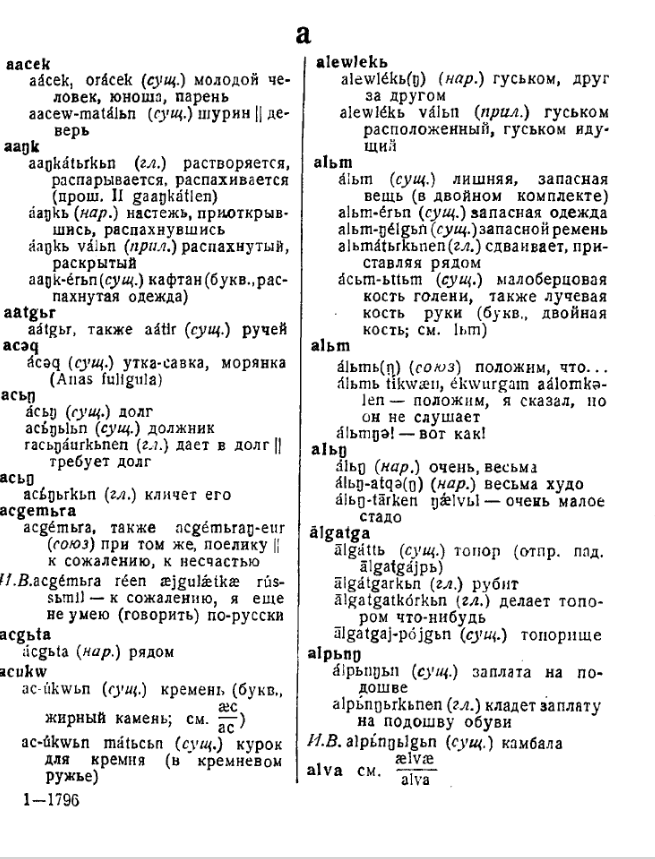
#> input picture preprocessing_outputs/preprocessed_baseline_grayscale.png, 655 x 859 px
$ python preprocess.py --image ../../../preprocessing_outputs/preprocessed_baseline_grayscale.png
#> lines starting #> are read from the running program, lines starting #| are printed output that depends on the picture; after the words box and inside, x2 and y2 are one past the last pixel; in counts of white or black regions, pixels touching at a corner belong together
### src/dictextractor/preprocessing/preprocess.py
"""
DictionaryPreprocessor: composes preprocessing steps with before/after visualization.
Also supports generating individual single-step images for ablation/CER testing.
"""

import cv2
import numpy as np
import matplotlib
matplotlib.use("Agg")
import matplotlib.pyplot as plt
from pathlib import Path
from typing import Dict, Optional

from dictextractor.preprocessing.steps import (
    to_grayscale,
    deskew as _deskew,
    denoise as _denoise,
    contrast_normalization as _contrast,
    sharpen as _sharpen,
)


class DictionaryPreprocessor:
    """Preprocesses dictionary page images with optional step-by-step visualization."""

    def __init__(self, image_path: str, output_dir: str = "preprocessing_outputs"):
#> called with output_dir = 'preprocessing_outputs'
        self.image_path = Path(image_path)
        self.output_dir = Path(output_dir)
        self.output_dir.mkdir(exist_ok=True, parents=True)

        self.original = cv2.imread(str(image_path))
#> self.original is the input picture: shape (859, 655, 3); min 0, max 255, mean 230.7
        if self.original is None:
            raise ValueError(f"Could not load image from {image_path}")

        self.current = self.original.copy()
        self.metadata: Dict = {
            "original_shape": self.original.shape,
            "deskew_angle": None,
        }

    # ------------------------------------------------------------------
    # Visualization
    # ------------------------------------------------------------------

    def visualize_step(
        self,
        step_name: str,
        before: np.ndarray,
        after: np.ndarray,
        save: bool = True,
        show: bool = False,
    ) -> None:
        """Save a side-by-side before/after matplotlib figure for a step."""
#> called with step_name = 'Step 1: Convert to Grayscale', save = True, show = False
        fig, axes = plt.subplots(1, 2, figsize=(20, 10))

        def _to_display(img):
            if len(img.shape) == 3 and img.shape[2] == 3:
                return cv2.cvtColor(img, cv2.COLOR_BGR2RGB)
            return img

        b_disp = _to_display(before)
        a_disp = _to_display(after)

        cmap = "gray" if len(b_disp.shape) == 2 else None
        axes[0].imshow(b_disp, cmap=cmap)
        axes[0].set_title(f"Before: {step_name}", fontsize=14, fontweight="bold")
        axes[0].axis("off")

        cmap = "gray" if len(a_disp.shape) == 2 else None
#> cmap = 'gray'
        axes[1].imshow(a_disp, cmap=cmap)
        axes[1].set_title(f"After: {step_name}", fontsize=14, fontweight="bold")
        axes[1].axis("off")

        plt.tight_layout()

        if save:
            out = self.output_dir / f"{step_name.lower().replace(' ', '_').replace(':', '')}.png"
            plt.savefig(out, dpi=150, bbox_inches="tight")
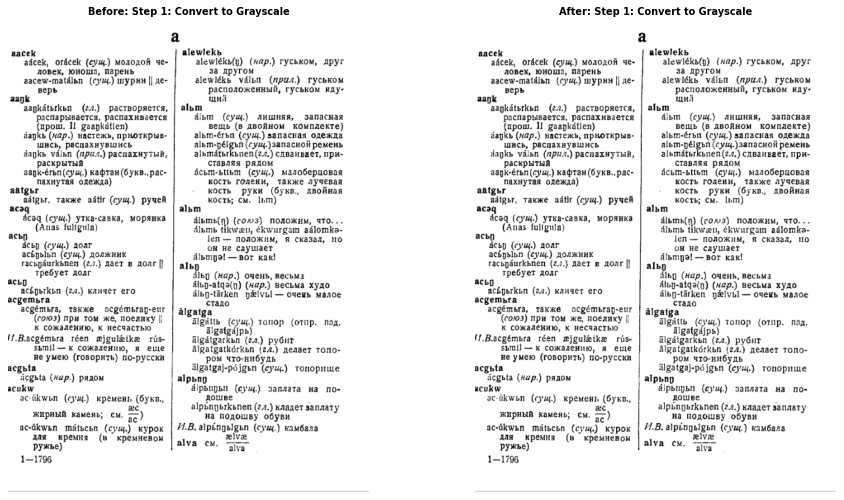
#> figure drawn by matplotlib, 2 panels
            print(f"Saved visualization: {out}")

        if show:
            plt.show()
        else:
            plt.close()

    # ------------------------------------------------------------------
    # Individual steps (update self.current in-place)
    # ------------------------------------------------------------------

    def step1_convert_to_grayscale(self) -> np.ndarray:
        before = self.current.copy()
        self.current = to_grayscale(self.current)
        self.visualize_step("Step 1: Convert to Grayscale", before, self.current)
        return self.current

    def step2_deskew(self, skip_threshold: float = 0.5) -> np.ndarray:
        before = self.current.copy()
        self.current, angle = _deskew(self.current, skip_threshold)
        self.metadata["deskew_angle"] = angle
        if angle != 0.0:
            print(f"Applied rotation correction: {angle:.2f}°")
        else:
            print("Deskew: no significant skew detected, skipped.")
        self.visualize_step("Step 2: Deskew", before, self.current)
        return self.current

    def step3_denoise(self) -> np.ndarray:
        before = self.current.copy()
        self.current = _denoise(self.current)
        self.visualize_step("Step 3: Denoise (Bilateral)", before, self.current)
        return self.current

    def step4_contrast_normalization(self) -> np.ndarray:
        before = self.current.copy()
        self.current = _contrast(self.current)
        self.visualize_step("Step 4: Contrast Normalization (CLAHE)", before, self.current)
        return self.current

    def step5_sharpen(self, amount: float = 0.5) -> np.ndarray:
        before = self.current.copy()
        self.current = _sharpen(self.current, amount)
        self.visualize_step("Step 5: Sharpen (Unsharp Mask)", before, self.current)
        return self.current

    # ------------------------------------------------------------------
    # Pipeline runner
    # ------------------------------------------------------------------

    def run_all_steps(
        self,
        deskew: bool = True,
        deskew_threshold: float = 0.5,
        denoise: bool = True,
        contrast: bool = True,
        sharpen: bool = True,
        sharpen_amount: float = 0.5,
    ) -> np.ndarray:
        """Run all preprocessing steps in sequence with configurable toggles."""
        print(f"\n{'='*60}")
        print(f"Starting preprocessing pipeline for: {self.image_path.name}")
        print(f"{'='*60}\n")

        self.step1_convert_to_grayscale()

        if deskew:
            self.step2_deskew(skip_threshold=deskew_threshold)
        else:
            print("Skipping Step 2: Deskew")

        if denoise:
            self.step3_denoise()
        else:
            print("Skipping Step 3: Denoise")

        if contrast:
            self.step4_contrast_normalization()
        else:
            print("Skipping Step 4: Contrast Normalization")

        if sharpen:
            self.step5_sharpen(amount=sharpen_amount)
        else:
            print("Skipping Step 5: Sharpen")

        self.visualize_step("Final Result: Original vs Preprocessed", self.original, self.current)

        print(f"\n{'='*60}")
        print("Preprocessing complete!")
        if self.metadata.get("deskew_angle"):
            print(f"Deskew angle applied: {self.metadata['deskew_angle']:.2f}°")
        print(f"{'='*60}\n")

        return self.current

    # ------------------------------------------------------------------
    # Save result
    # ------------------------------------------------------------------

    def save_result(self, output_path: Optional[str] = None) -> str:
        """Save the final preprocessed image to disk."""
        if output_path is None:
            out = self.output_dir / f"preprocessed_{self.image_path.name}"
        else:
            out = Path(output_path)
        cv2.imwrite(str(out), self.current)
        print(f"Saved preprocessed image to: {out}")
        return str(out)

    # ------------------------------------------------------------------
    # Ablation / CER testing
    # ------------------------------------------------------------------

    # [72 lines left out: function generate_individual_preprocessed_images, not called in this run]

### src/dictextractor/preprocessing/steps.py
"""
Pure preprocessing step functions.
Each function takes a grayscale numpy array and returns a transformed array.
The pipeline.py module composes these steps.
"""

import cv2
import numpy as np


def to_grayscale(img: np.ndarray) -> np.ndarray:
    """Convert a BGR image to grayscale. Returns unchanged if already grayscale."""
    if len(img.shape) == 3:
        return cv2.cvtColor(img, cv2.COLOR_BGR2GRAY)
    return img


def deskew(img: np.ndarray, skip_threshold: float = 0.5) -> tuple[np.ndarray, float]:
    """
    Deskew the image using Hough line detection.

    Args:
        img: Grayscale image.
        skip_threshold: Do not rotate if detected angle is smaller than this (degrees).

    Returns:
        Tuple of (corrected image, applied angle in degrees). Angle is 0.0 if skipped.
    """
#> called with skip_threshold = 0.5
    gray = img if len(img.shape) == 2 else cv2.cvtColor(img, cv2.COLOR_BGR2GRAY)
    _, binary = cv2.threshold(gray, 0, 255, cv2.THRESH_BINARY_INV + cv2.THRESH_OTSU)
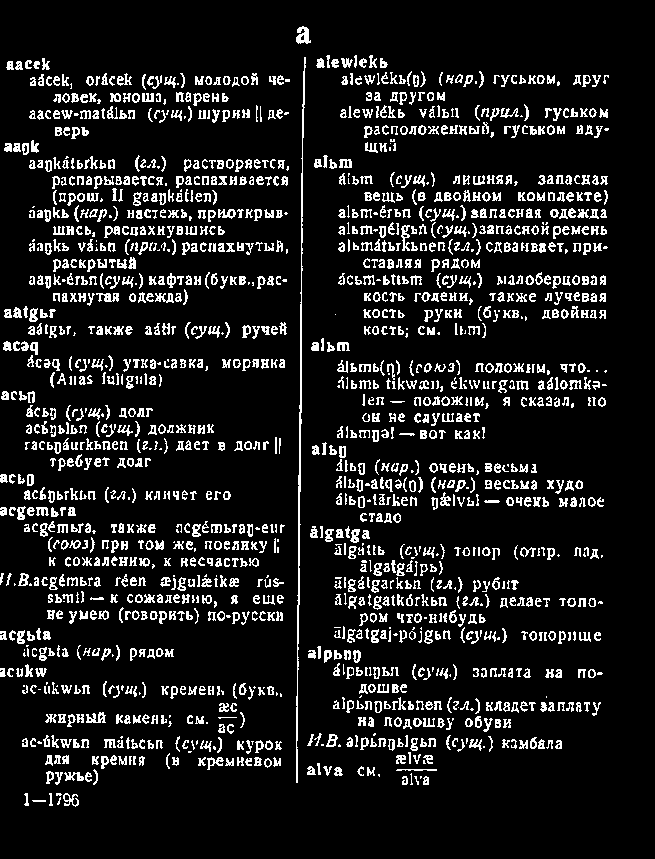
#> binary: shape (859, 655); 11.4% white in thin lines or dots, all inside (x1, y1, x2, y2) = (0, 26, 609, 807)
    edges = cv2.Canny(binary, 50, 150, apertureSize=3)
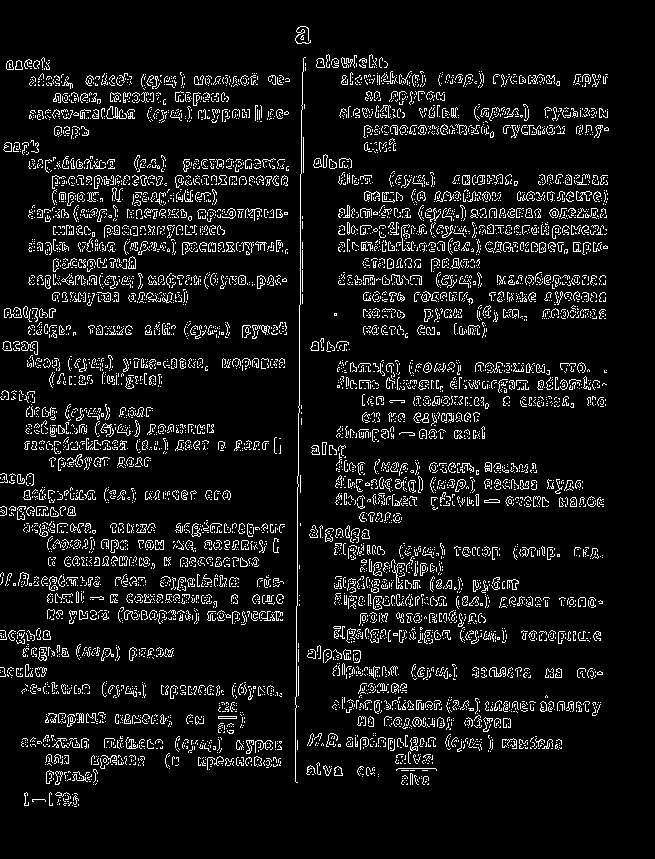
#> edges: shape (859, 655); 7.9% white in thin lines or dots, all inside (x1, y1, x2, y2) = (0, 26, 609, 807)
    lines = cv2.HoughLines(edges, 1, np.pi / 180, 200)
#> lines = [[217, 1.57], [306, 0.0175], [284, 1.57], [242, 1.57]]

    if lines is None:
        return img, 0.0

    angles = []
    for rho, theta in lines[:, 0]:
        angle = (theta * 180 / np.pi) - 90
        if -45 < angle < 45:
            angles.append(angle)
#> this loop made 4 passes
#> (rho, theta, angle) on passes 1 to 4: (217, 1.57, 2.5e-06), (306, 0.0175, -89), (284, 1.57, 2.5e-06), (242, 1.57, 2.5e-06)
#> after the loop, angles = [2.5e-06, 2.5e-06, 2.5e-06]

    if not angles:
        return img, 0.0

    skew_angle = float(np.median(angles))
#> skew_angle = 2.5e-06
#> in step2_deskew, `self.current, angle = _deskew(self.current, skip_threshold)`: angle = 0

    if abs(skew_angle) <= skip_threshold:
        return img, 0.0

    h, w = img.shape[:2]
    center = (w // 2, h // 2)
    M = cv2.getRotationMatrix2D(center, skew_angle, 1.0)
    border_value = 255 if len(img.shape) == 2 else (255, 255, 255)
    rotated = cv2.warpAffine(
        img, M, (w, h),
        flags=cv2.INTER_CUBIC,
        borderMode=cv2.BORDER_CONSTANT,
        borderValue=border_value,
    )
    return rotated, skew_angle


def denoise(img: np.ndarray, d: int = 5, sigma_color: float = 75, sigma_space: float = 75) -> np.ndarray:
    """
    Apply bilateral filter denoising. Preserves edges while reducing noise.

    Args:
        img: Grayscale image.
        d: Pixel neighbourhood diameter.
        sigma_color: Filter sigma in colour space.
        sigma_space: Filter sigma in coordinate space.
    """
#> called with d = 5, sigma_color = 75, sigma_space = 75
    return cv2.bilateralFilter(img, d=d, sigmaColor=sigma_color, sigmaSpace=sigma_space)


def contrast_normalization(img: np.ndarray, clip_limit: float = 2.0, tile_size: int = 8) -> np.ndarray:
    """
    Apply CLAHE (Contrast Limited Adaptive Histogram Equalization).
    Helps with small Cyrillic characters on low-contrast scans.

    Args:
        img: Grayscale image.
        clip_limit: Threshold for contrast limiting.
        tile_size: Grid cell size for histogram equalization.
    """
#> called with clip_limit = 2, tile_size = 8
    clahe = cv2.createCLAHE(clipLimit=clip_limit, tileGridSize=(tile_size, tile_size))
    return clahe.apply(img)
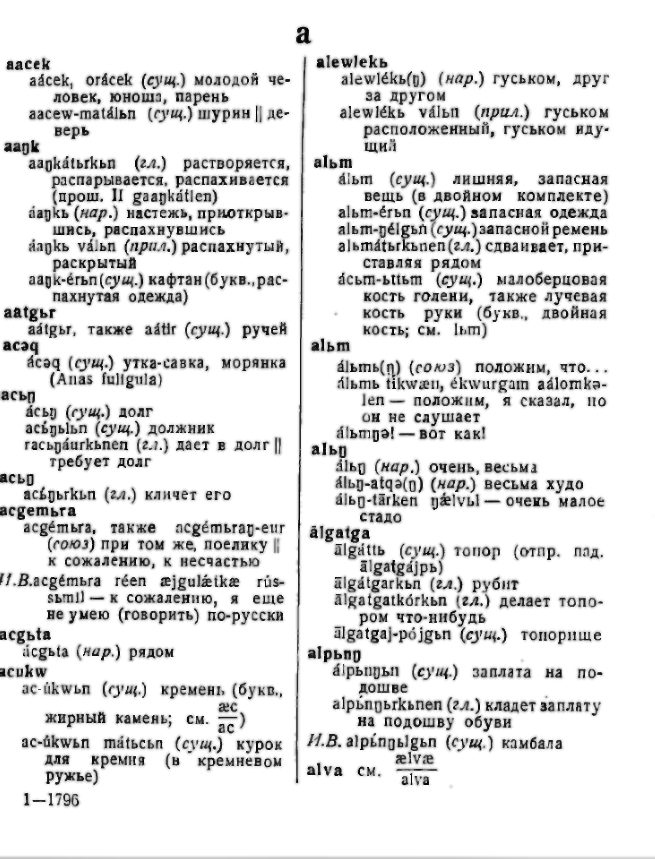
#> returned value: shape (859, 655); min 1, max 255, mean 225.6


def sharpen(img: np.ndarray, amount: float = 0.5) -> np.ndarray:
    """
    Apply unsharp mask sharpening.

    Args:
        img: Grayscale image.
        amount: Sharpening strength (0.5–2.0 recommended).
    """
#> called with amount = 0.5
    gaussian = cv2.GaussianBlur(img, (0, 0), 2.0)
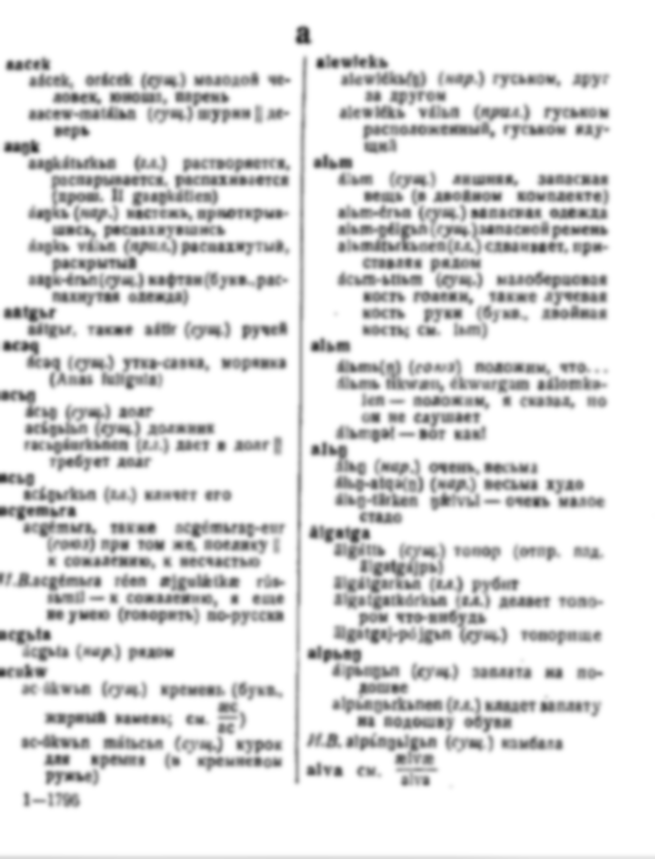
#> gaussian: shape (859, 655); min 51, max 255, mean 225.6
    return cv2.addWeighted(img, 1.0 + amount, gaussian, -amount, 0)
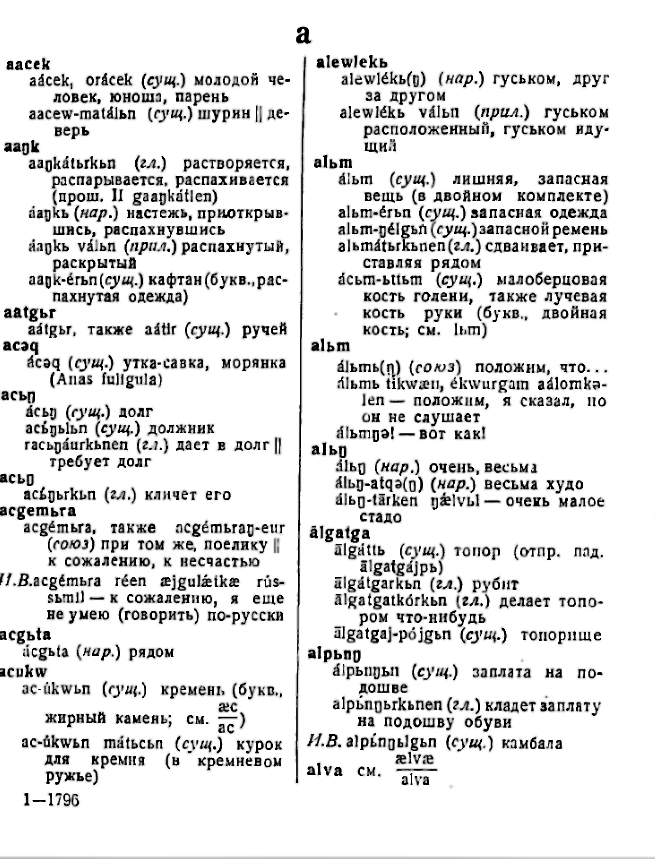
#> returned value: shape (859, 655); min 0, max 255, mean 225.1

### src/dictextractor/cli/preprocess.py
"""
CLI: run the image preprocessing pipeline.
Usage: python -m dictextractor.cli.preprocess [options]
"""

import argparse
from pathlib import Path

from dictextractor.preprocessing.preprocess import DictionaryPreprocessor


def main():
    parser = argparse.ArgumentParser(
        description="Preprocess dictionary page images",
        formatter_class=argparse.RawDescriptionHelpFormatter,
        epilog="""
Examples:
  # Run all steps
  python -m dictextractor.cli.preprocess -i page.png -o preprocessing_outputs

  # Run individual ablation images for CER testing
  python -m dictextractor.cli.preprocess -i page.png -o preprocessing_outputs --ablation

  # Skip specific steps
  python -m dictextractor.cli.preprocess -i page.png -o preprocessing_outputs --no-deskew --no-sharpen
        """,
    )
    parser.add_argument("-i", "--image", required=True, help="Input dictionary page image")
    parser.add_argument("-o", "--output-dir", default="preprocessing_outputs", help="Output directory")
    parser.add_argument("--no-deskew", action="store_true")
    parser.add_argument("--no-denoise", action="store_true")
    parser.add_argument("--no-contrast", action="store_true")
    parser.add_argument("--no-sharpen", action="store_true")
    parser.add_argument("--sharpen-amount", type=float, default=0.5)
    parser.add_argument("--deskew-threshold", type=float, default=0.5)
    parser.add_argument("--ablation", action="store_true",
                        help="Generate individual single-step images for CER ablation testing")
    parser.add_argument("--save-path", help="Explicit path to save final preprocessed image")

    args = parser.parse_args()

    image_path = Path(args.image)
    if not image_path.exists():
        print(f"Error: Image not found: {image_path}")
        return 1

    preprocessor = DictionaryPreprocessor(str(image_path), output_dir=args.output_dir)

    if args.ablation:
        paths = preprocessor.generate_individual_preprocessed_images(
            deskew_threshold=args.deskew_threshold,
            sharpen_amount=args.sharpen_amount,
        )
        print("\nGenerated ablation images:")
        for step, path in paths.items():
            print(f"  {step}: {path}")

    preprocessor.run_all_steps(
        deskew=not args.no_deskew,
        deskew_threshold=args.deskew_threshold,
        denoise=not args.no_denoise,
        contrast=not args.no_contrast,
        sharpen=not args.no_sharpen,
        sharpen_amount=args.sharpen_amount,
    )
    preprocessor.save_result(args.save_path)
    return 0


if __name__ == "__main__":
    exit(main())
#> (the program exits here)
